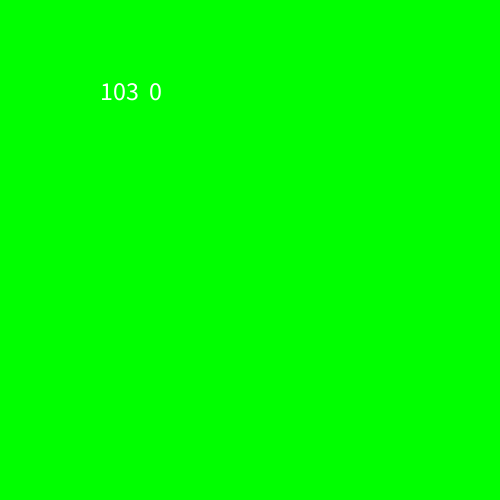
Frame 1 (no input)
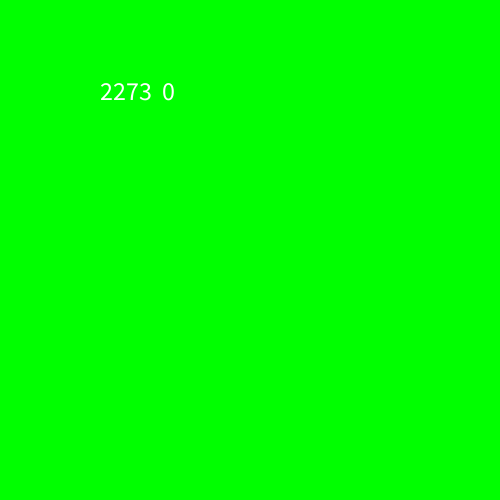
Frame 60 (the mouse pressed at the canvas centre just before this capture)
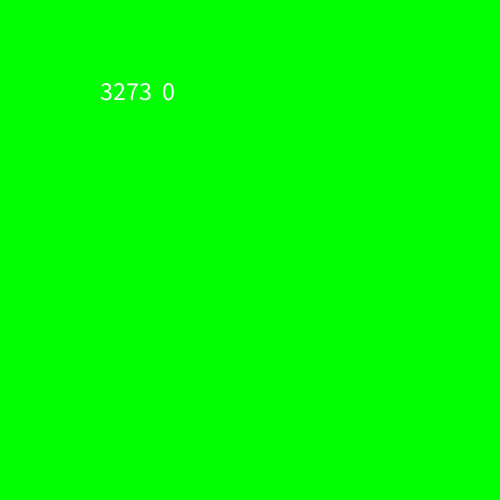
Frame 120 (the mouse held since frame 60 and released just before this capture)

The Processing sketch that drew these frames (run headless with seeded random() and noise(); from frame 60 on, the mouse is pressed at the canvas centre):

// Processing sketch: time
// ── time.pde
int currTime;
int timeSet;

void setup()
{
  size(500,500);
}

void draw()
{
  background(255,0,0);
  
  currTime = millis();
  
  if(key == 'a')
  {
    timeSet = millis() + 5000;
  }
  
  if(currTime >= timeSet)
   {
     background(0,255,0);
   }
   else
     background(255,0,0);
     
  textSize(26);
  text(currTime + "  " + timeSet,100,100);
}
